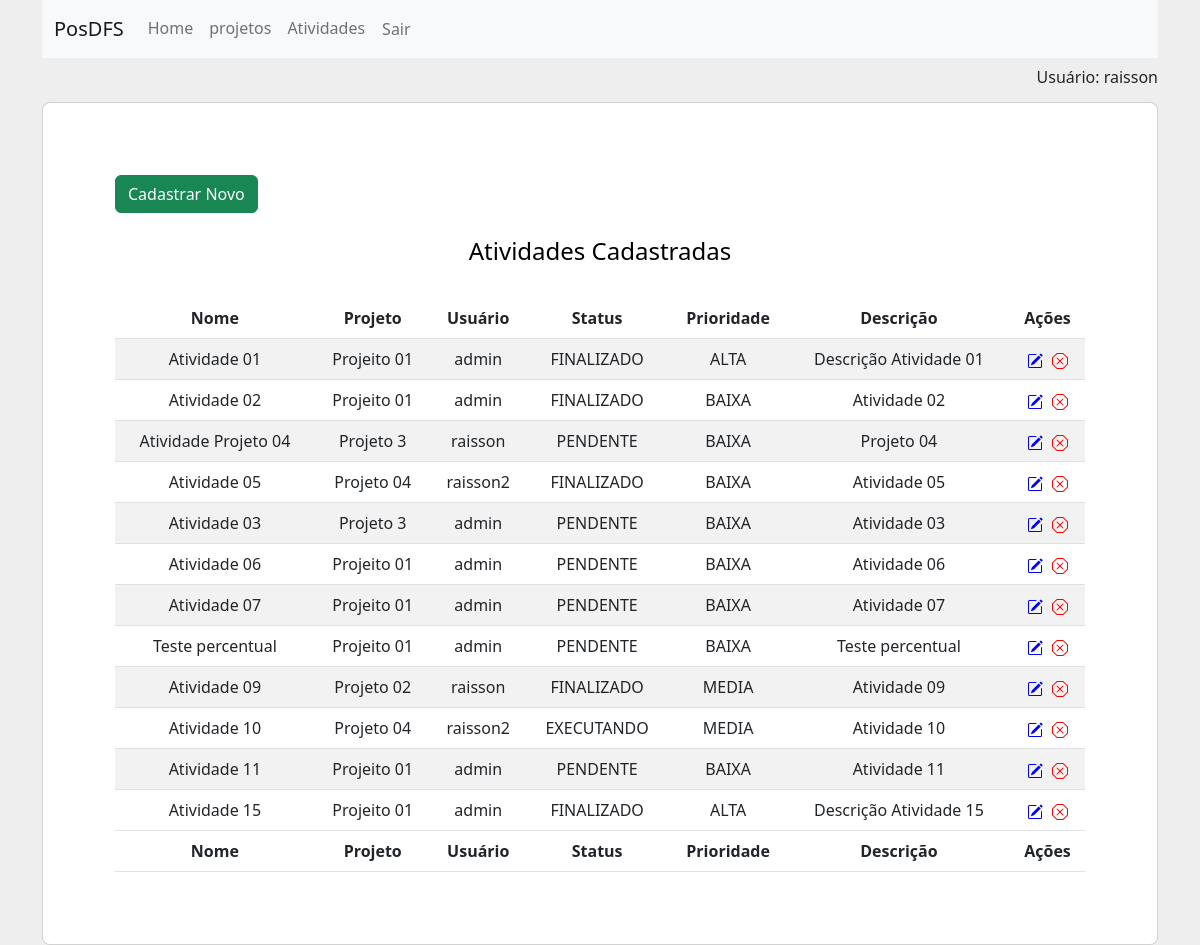
/atividades/ (signed in), run on the app's committed database.
### app/models.py (models this page shows, shortened)
class Atividades(models.Model):
    projeto = models.ForeignKey(Projetos, on_delete=models.CASCADE, related_name='atividades')
    user = models.ForeignKey(User, on_delete=models.CASCADE, related_name='usuario')
    nome = models.CharField(max_length=200, blank=False, null=False, help_text='Informe o nome')
    prioridade = models.CharField(
        max_length=12,
        choices=TIPOS_PRIORIDADES,
        default='BAIXA',
    )
    STATUS = [
        ('PENDENTE', "PENDENTE"),
        ('EXECUTANDO', "EXECUTANDO"),
        ('FINALIZADO', "FINALIZADO"),
    ]
    status_atividade = models.CharField(
        max_length=12,
        choices=STATUS,
        default='PENDENTE',
    )
    descricao = models.TextField()

class Projetos(models.Model):
    nome = models.CharField(max_length=200, blank=False, null=False, help_text='Informe o nome')
    prioridade = models.CharField(
        max_length=12,
        choices=TIPOS_PRIORIDADES,
        default='BAIXA',
    )
    descricao = models.TextField()
    data_inicio = models.DateField()
    data_fim = models.DateField()
    def __str__(self):
        return self.nome

### app/views.py (the view)
# urls.py: path('atividades/', AtividadestCreateView.as_view(), name='projetos_api_list_create'),
@login_required
def atividades(request):
    dados = Atividades.objects.all()
    return render(request, 'atividades/atividades.html', {'dados': dados})

### app/templates/atividades/atividades.html (shortened to what this page needs)
{% extends 'base.html' %}
{% block content %}
<div class="container" id="containerProject"><br />
    <div class="row d-flex justify-content-center align-items-center h-100">
        <div class="col-xl-12">
            <div class="card rounded-3 text-black">
                <div class="row g-0">
                    <div class="col-lg-12">
                        <div class="card-body p-md-5 mx-md-4">
                            <a href="/atividadesform/" title="Adicionar"><button class='btn btn-success mt-4'
                                    type="submit">Cadastrar Novo</button></a><br /><br />
                            <center>
                                <h4>Atividades Cadastradas</h4>
                            </center>
                            <div class="col-md-12 m-auto pt-4 pb-2 text-center">
                                {% if dados|length > 0 %}
                                <table id="example" class="table table-striped" style="width:100%">
                                    <thead>
                                        <tr>
                                            <th>Nome</th>
                                            <th>Projeto</th>
                                            <th>Usuário</th>
                                            <th>Status</th>
                                            <th>Prioridade</th>
                                            <th>Descrição</th>
                                            <th>Ações</th>
                                        </tr>
                                    </thead>
                                    <tbody>
                                        {% for dado in dados %}
                                        <tr>
                                            <td>{{dado.nome}}</td>
                                            <td>{{dado.projeto}}</td>
                                            <td>{{dado.user}}</td>
                                            <td>{{dado.status_atividade}}</td>
                                            <td>{{dado.prioridade}}</td>
                                            <td>{{dado.descricao}}</td>
                                            <td>
                                                <a href="/atividadeseditar/{{dado.id}}/" title="Editar">
                                                    </a>
                                                <a href="/atividadesdeletar/{{dado.id}}/" title="Deletar"
                                                    style="margin-left:5px;">
                                                    </a>
                                            </td>
                                        </tr>
                                        {% endfor %}
                                    </tbody>
                                    <tfoot>
                                        <tr>
                                            <th>Nome</th>
                                            <th>Projeto</th>
                                            <th>Usuário</th>
                                            <th>Status</th>
                                            <th>Prioridade</th>
                                            <th>Descrição</th>
                                            <th>Ações</th>
                                        </tr>
                                    </tfoot>
                                </table>
                            </div>
                        </div>
                    </div>
                </div>
            </div>
        </div>
        {% endif %}
    </div>
    {% endblock %}

### app/templates/base.html (shortened to what this page needs)
<!DOCTYPE html>
<html lang="pt-br">
<head>
    <link href="https://cdn.jsdelivr.net/npm/bootstrap@5.2.2/dist/css/bootstrap.min.css" rel="stylesheet">
    <link href="https://cdn.datatables.net/2.1.8/css/dataTables.bootstrap5.css" rel="stylesheet">
</head>
<body>
    {% if user.is_authenticated %}
    <body>
    <div class="container">
        <div class="col-xl-12">
                <nav class="navbar navbar-expand-lg bg-light">
                    <div class="container-fluid">
                        <a class="navbar-brand" href="#">PosDFS</a>
                        <div class="collapse navbar-collapse" id="navbarNav">
                            <ul class="navbar-nav">
                                <li class="nav-item">
                                    <a class="nav-link"  href="/">Home</a>
                                </li>
                                <li class="nav-item">
                                    <a class="nav-link" href="/projetos/">projetos</a>
                                </li>
                                <li class="nav-item">
                                    <a class="nav-link" href="/atividades/">Atividades</a>
                                </li>
                                <li class="nav-item">
                                    <form action="{% url 'logout' %}" method="post" style="display: inline;">
                                        <button type="submit" class="nav-link btn">Sair</button>
                                    </form>
                                </li>
                            </ul>
                        </div>
                    </div>
                </nav>
                <div class="col-md-12 text-end margin_user">
                    Usuário: {{user.get_username}}
                </div>
        </div>
    </div>
</body>
    {% endif %}
    {% block content %}
    {% endblock %}
</body>
</html>

### app/templates/base.html (style rules this page uses)
body { background-color: #eeeeee; }
.margin_user { margin-top:7px; }

### app/templates/atividades/atividades.html (style rules this page uses)
#containerProject { margin-top: -11px; }

### data on the page
Atividades: nome "Atividade 01", projeto "Projeito 01", user "admin", status_atividade "FINALIZADO", prioridade "ALTA", descricao "Descrição Atividade 01"
Atividades: nome "Atividade 02", projeto "Projeito 01", user "admin", status_atividade "FINALIZADO", prioridade "BAIXA", descricao "Atividade 02"
Atividades: nome "Atividade Projeto 04", projeto "Projeto 3", user "raisson", status_atividade "PENDENTE", prioridade "BAIXA", descricao "Projeto 04"
Atividades: nome "Atividade 05", projeto "Projeto 04", user "raisson2", status_atividade "FINALIZADO", prioridade "BAIXA", descricao "Atividade 05"
Atividades: nome "Atividade 03", projeto "Projeto 3", user "admin", status_atividade "PENDENTE", prioridade "BAIXA", descricao "Atividade 03"
Atividades: nome "Atividade 06", projeto "Projeito 01", user "admin", status_atividade "PENDENTE", prioridade "BAIXA", descricao "Atividade 06"
Atividades: nome "Atividade 07", projeto "Projeito 01", user "admin", status_atividade "PENDENTE", prioridade "BAIXA", descricao "Atividade 07"
Atividades: nome "Teste percentual", projeto "Projeito 01", user "admin", status_atividade "PENDENTE", prioridade "BAIXA", descricao "Teste percentual"
Atividades: nome "Atividade 09", projeto "Projeto 02", user "raisson", status_atividade "FINALIZADO", prioridade "MEDIA", descricao "Atividade 09"
Atividades: nome "Atividade 10", projeto "Projeto 04", user "raisson2", status_atividade "EXECUTANDO", prioridade "MEDIA", descricao "Atividade 10"
Atividades: nome "Atividade 11", projeto "Projeito 01", user "admin", status_atividade "PENDENTE", prioridade "BAIXA", descricao "Atividade 11"
Atividades: nome "Atividade 15", projeto "Projeito 01", user "admin", status_atividade "FINALIZADO", prioridade "ALTA", descricao "Descrição Atividade 15"

### other printed values
{{ user.get_username }} "raisson"
